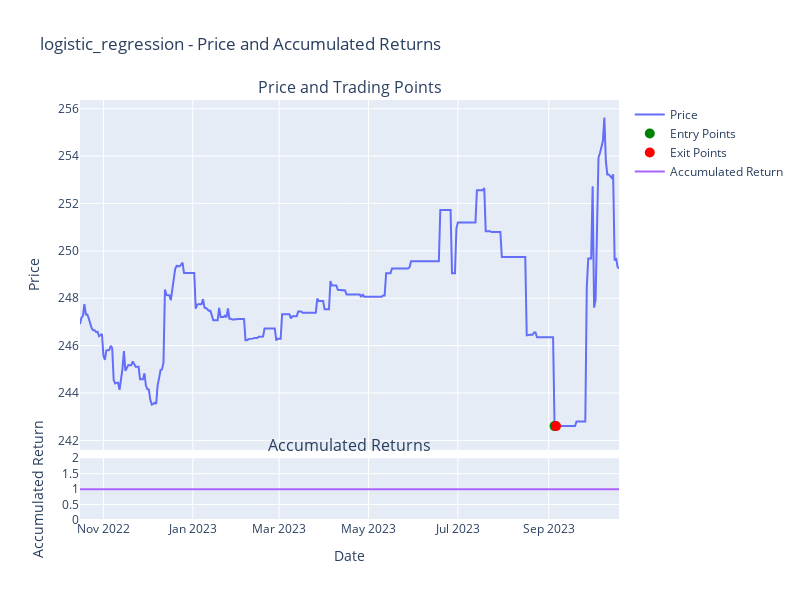
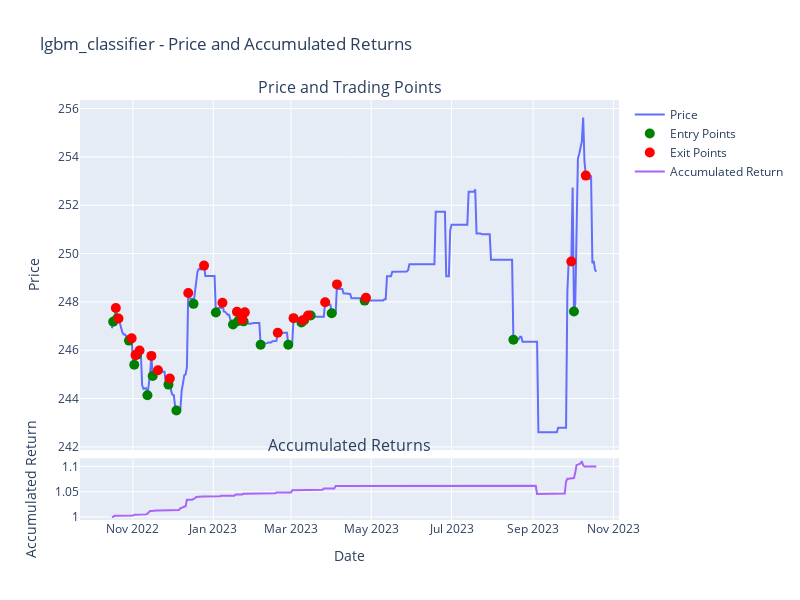
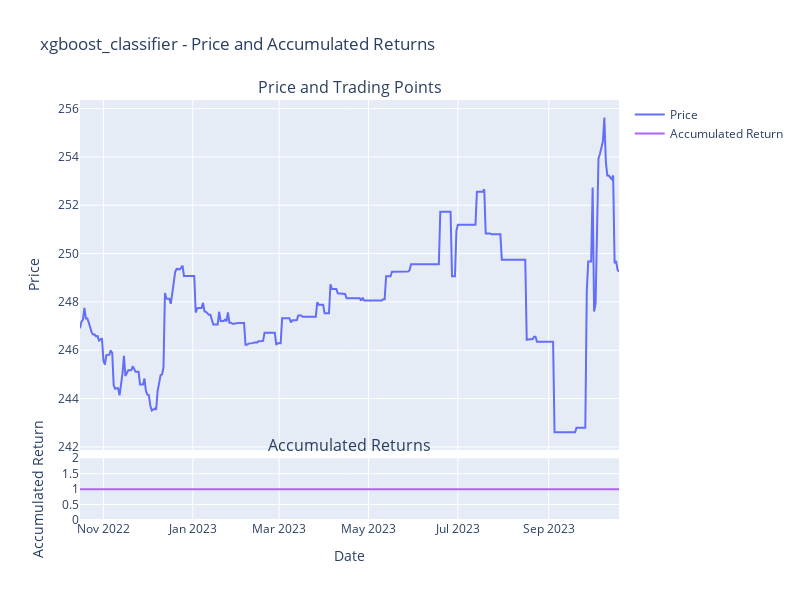
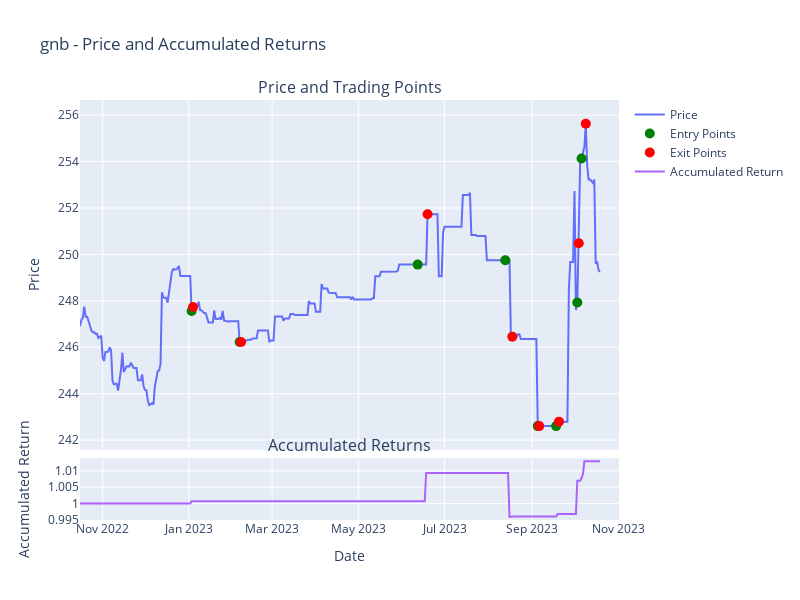

Notebook code cell kept with these figures, in order:
### Code cell
plot_classifier(r2df, logistic_regression), 
plot_classifier(r2df, lgbm_classifier),
plot_classifier(r2df, xgboost_classifier),
plot_classifier(r2df, gnb),
plot_classifier(r2df, random_forest),
plot_classifier(r2df, svc),
plot_classifier(r2df, linear_svc)

### Figure 1 — Plotly figure (JSON) as saved in the notebook; plotly's stock layout.template omitted (floating-point values rounded to 4 significant figures; data arrays with more than 128 entries replaced by an {"elided": "..."} marker saying what was removed)
{"data": [{"mode": "lines", "name": "Price", "type": "scatter", "x": {"elided": "369 str values"}, "xaxis": "x", "y": {"elided": "369 float values"}, "yaxis": "y"}, {"marker": {"color": "green", "size": 10}, "mode": "markers", "name": "Entry Points", "type": "scatter", "x": ["2023-09-05T00:00:00"], "xaxis": "x", "y": [242.6], "yaxis": "y"}, {"marker": {"color": "red", "size": 10}, "mode": "markers", "name": "Exit Points", "type": "scatter", "x": ["2023-09-06T00:00:00"], "xaxis": "x", "y": [242.6], "yaxis": "y"}, {"mode": "lines", "name": "Accumulated Return", "type": "scatter", "x": {"elided": "369 str values"}, "xaxis": "x2", "y": {"elided": "369 int values"}, "yaxis": "y2"}], "layout": {"annotations": [{"font": {"size": 16}, "showarrow": false, "text": "Price and Trading Points", "x": 0.5, "xanchor": "center", "xref": "paper", "y": 1, "yanchor": "bottom", "yref": "paper"}, {"font": {"size": 16}, "showarrow": false, "text": "Accumulated Returns", "x": 0.5, "xanchor": "center", "xref": "paper", "y": 0.147, "yanchor": "bottom", "yref": "paper"}], "height": 600, "title": {"text": "logistic_regression - Price and Accumulated Returns"}, "width": 800, "xaxis": {"anchor": "y", "domain": [0, 1], "matches": "x2", "showticklabels": false}, "xaxis2": {"anchor": "y2", "domain": [0, 1], "title": {"text": "Date"}}, "yaxis": {"anchor": "x", "domain": [0.167, 1], "title": {"text": "Price"}}, "yaxis2": {"anchor": "x2", "domain": [0, 0.147], "title": {"text": "Accumulated Return"}}}}

### Figure 2 — Plotly figure (JSON) as saved in the notebook; plotly's stock layout.template omitted (floating-point values rounded to 4 significant figures; data arrays with more than 128 entries replaced by an {"elided": "..."} marker saying what was removed)
{"data": [{"mode": "lines", "name": "Price", "type": "scatter", "x": {"elided": "369 str values"}, "xaxis": "x", "y": {"elided": "369 float values"}, "yaxis": "y"}, {"marker": {"color": "green", "size": 10}, "mode": "markers", "name": "Entry Points", "type": "scatter", "x": ["2022-10-17T00:00:00", "2022-10-20T00:00:00", "2022-10-29T00:00:00", "2022-11-02T00:00:00", "2022-11-04T00:00:00", "2022-11-12T00:00:00", "2022-11-16T00:00:00", "2022-11-28T00:00:00", "2022-12-04T00:00:00", "2022-12-17T00:00:00", "2023-01-03T00:00:00", "2023-01-16T00:00:00", "2023-01-20T00:00:00", "2023-01-24T00:00:00", "2023-02-06T00:00:00", "2023-02-27T00:00:00", "2023-03-09T00:00:00", "2023-03-11T00:00:00", "2023-03-16T00:00:00", "2023-04-01T00:00:00", "2023-04-26T00:00:00", "2023-08-17T00:00:00", "2023-10-02T00:00:00"], "xaxis": "x", "y": [247.2, 247.3, 246.4, 245.4, 245.8, 244.1, 244.9, 244.6, 243.5, 247.9, 247.6, 247.1, 247.2, 247.2, 246.2, 246.2, 247.1, 247.2, 247.4, 247.5, 248.1, 246.4, 247.6], "yaxis": "y"}, {"marker": {"color": "red", "size": 10}, "mode": "markers", "name": "Exit Points", "type": "scatter", "x": ["2022-10-19T00:00:00", "2022-10-21T00:00:00", "2022-10-31T00:00:00", "2022-11-03T00:00:00", "2022-11-06T00:00:00", "2022-11-15T00:00:00", "2022-11-20T00:00:00", "2022-11-29T00:00:00", "2022-12-13T00:00:00", "2022-12-25T00:00:00", "2023-01-08T00:00:00", "2023-01-19T00:00:00", "2023-01-23T00:00:00", "2023-01-25T00:00:00", "2023-02-19T00:00:00", "2023-03-03T00:00:00", "2023-03-10T00:00:00", "2023-03-14T00:00:00", "2023-03-27T00:00:00", "2023-04-05T00:00:00", "2023-04-27T00:00:00", "2023-09-30T00:00:00", "2023-10-11T00:00:00"], "xaxis": "x", "y": [247.8, 247.3, 246.5, 245.8, 246.0, 245.8, 245.2, 244.8, 248.4, 249.5, 248.0, 247.6, 247.3, 247.6, 246.7, 247.3, 247.2, 247.4, 248.0, 248.7, 248.2, 249.7, 253.2], "yaxis": "y"}, {"mode": "lines", "name": "Accumulated Return", "type": "scatter", "x": {"elided": "369 str values"}, "xaxis": "x2", "y": {"elided": "369 float values"}, "yaxis": "y2"}], "layout": {"annotations": [{"font": {"size": 16}, "showarrow": false, "text": "Price and Trading Points", "x": 0.5, "xanchor": "center", "xref": "paper", "y": 1, "yanchor": "bottom", "yref": "paper"}, {"font": {"size": 16}, "showarrow": false, "text": "Accumulated Returns", "x": 0.5, "xanchor": "center", "xref": "paper", "y": 0.147, "yanchor": "bottom", "yref": "paper"}], "height": 600, "title": {"text": "lgbm_classifier - Price and Accumulated Returns"}, "width": 800, "xaxis": {"anchor": "y", "domain": [0, 1], "matches": "x2", "showticklabels": false}, "xaxis2": {"anchor": "y2", "domain": [0, 1], "title": {"text": "Date"}}, "yaxis": {"anchor": "x", "domain": [0.167, 1], "title": {"text": "Price"}}, "yaxis2": {"anchor": "x2", "domain": [0, 0.147], "title": {"text": "Accumulated Return"}}}}

### Figure 3 — Plotly figure (JSON) as saved in the notebook; plotly's stock layout.template omitted (floating-point values rounded to 4 significant figures; data arrays with more than 128 entries replaced by an {"elided": "..."} marker saying what was removed)
{"data": [{"mode": "lines", "name": "Price", "type": "scatter", "x": {"elided": "369 str values"}, "xaxis": "x", "y": {"elided": "369 float values"}, "yaxis": "y"}, {"marker": {"color": "green", "size": 10}, "mode": "markers", "name": "Entry Points", "type": "scatter", "x": [], "xaxis": "x", "y": [], "yaxis": "y"}, {"marker": {"color": "red", "size": 10}, "mode": "markers", "name": "Exit Points", "type": "scatter", "x": [], "xaxis": "x", "y": [], "yaxis": "y"}, {"mode": "lines", "name": "Accumulated Return", "type": "scatter", "x": {"elided": "369 str values"}, "xaxis": "x2", "y": {"elided": "369 int values"}, "yaxis": "y2"}], "layout": {"annotations": [{"font": {"size": 16}, "showarrow": false, "text": "Price and Trading Points", "x": 0.5, "xanchor": "center", "xref": "paper", "y": 1, "yanchor": "bottom", "yref": "paper"}, {"font": {"size": 16}, "showarrow": false, "text": "Accumulated Returns", "x": 0.5, "xanchor": "center", "xref": "paper", "y": 0.147, "yanchor": "bottom", "yref": "paper"}], "height": 600, "title": {"text": "xgboost_classifier - Price and Accumulated Returns"}, "width": 800, "xaxis": {"anchor": "y", "domain": [0, 1], "matches": "x2", "showticklabels": false}, "xaxis2": {"anchor": "y2", "domain": [0, 1], "title": {"text": "Date"}}, "yaxis": {"anchor": "x", "domain": [0.167, 1], "title": {"text": "Price"}}, "yaxis2": {"anchor": "x2", "domain": [0, 0.147], "title": {"text": "Accumulated Return"}}}}

### Figure 4 — Plotly figure (JSON) as saved in the notebook; plotly's stock layout.template omitted (floating-point values rounded to 4 significant figures; data arrays with more than 128 entries replaced by an {"elided": "..."} marker saying what was removed)
{"data": [{"mode": "lines", "name": "Price", "type": "scatter", "x": {"elided": "369 str values"}, "xaxis": "x", "y": {"elided": "369 float values"}, "yaxis": "y"}, {"marker": {"color": "green", "size": 10}, "mode": "markers", "name": "Entry Points", "type": "scatter", "x": ["2023-01-03T00:00:00", "2023-02-06T00:00:00", "2023-06-12T00:00:00", "2023-08-13T00:00:00", "2023-09-05T00:00:00", "2023-09-18T00:00:00", "2023-10-03T00:00:00", "2023-10-06T00:00:00"], "xaxis": "x", "y": [247.6, 246.2, 249.6, 249.7, 242.6, 242.6, 247.9, 254.1], "yaxis": "y"}, {"marker": {"color": "red", "size": 10}, "mode": "markers", "name": "Exit Points", "type": "scatter", "x": ["2023-01-04T00:00:00", "2023-02-07T00:00:00", "2023-06-19T00:00:00", "2023-08-18T00:00:00", "2023-09-06T00:00:00", "2023-09-20T00:00:00", "2023-10-04T00:00:00", "2023-10-09T00:00:00"], "xaxis": "x", "y": [247.7, 246.2, 251.7, 246.5, 242.6, 242.8, 250.5, 255.6], "yaxis": "y"}, {"mode": "lines", "name": "Accumulated Return", "type": "scatter", "x": {"elided": "369 str values"}, "xaxis": "x2", "y": {"elided": "369 float values"}, "yaxis": "y2"}], "layout": {"annotations": [{"font": {"size": 16}, "showarrow": false, "text": "Price and Trading Points", "x": 0.5, "xanchor": "center", "xref": "paper", "y": 1, "yanchor": "bottom", "yref": "paper"}, {"font": {"size": 16}, "showarrow": false, "text": "Accumulated Returns", "x": 0.5, "xanchor": "center", "xref": "paper", "y": 0.147, "yanchor": "bottom", "yref": "paper"}], "height": 600, "title": {"text": "gnb - Price and Accumulated Returns"}, "width": 800, "xaxis": {"anchor": "y", "domain": [0, 1], "matches": "x2", "showticklabels": false}, "xaxis2": {"anchor": "y2", "domain": [0, 1], "title": {"text": "Date"}}, "yaxis": {"anchor": "x", "domain": [0.167, 1], "title": {"text": "Price"}}, "yaxis2": {"anchor": "x2", "domain": [0, 0.147], "title": {"text": "Accumulated Return"}}}}
